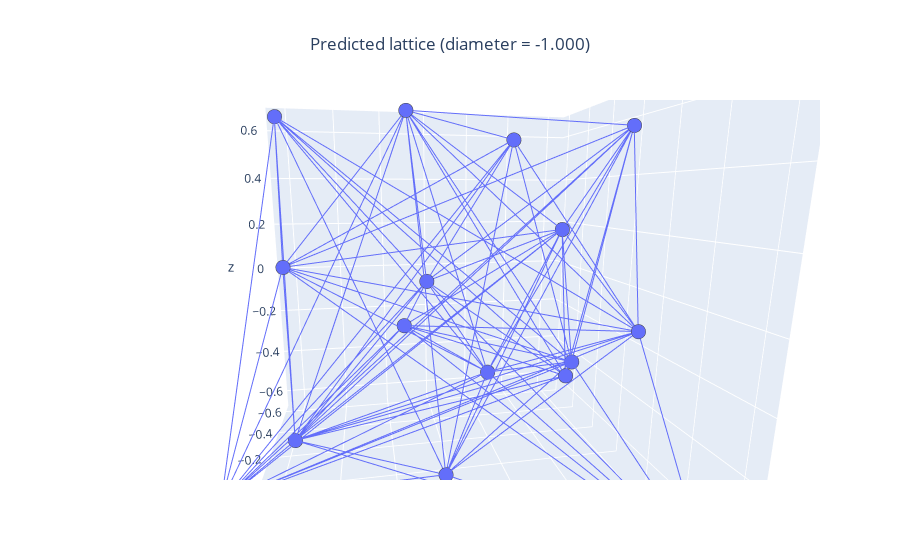

Notebook cell for this chart:
### Code cell
path = 'generated_mat/step50'
name = 'LatticeStiffness_lattice_3.npz'
plot_lattice_from_path(path, name,cutoff=1., max_num_neighbors_threshold=5)

### Figure 1 — Plotly figure (JSON) as saved in the notebook; plotly's stock layout.template omitted (floating-point values rounded to 4 significant figures)
{"data": [{"hovertemplate": "0=%{x}<br>1=%{y}<br>2=%{z}<extra></extra>", "legendgroup": "", "marker": {"color": "#636efa", "line": {"width": 5}, "size": 5, "symbol": "circle"}, "mode": "markers", "name": "", "scene": "scene", "showlegend": false, "type": "scatter3d", "x": [-0.2112, 0.1382, 0.6239, -0.6243, -0.5464, 0.5653, 0.1871, -0.5527, 0.5611, -0.1882, -0.1807, -0.2453, 0.6247, 0.1592, -0.5312, 0.1601], "y": [0.2834, 0.3771, 0.3159, -0.6395, -0.1172, -0.194, -0.04886, 0.2911, -0.6124, 0.557, -0.05711, -0.5875, 0.5701, 0.5505, 0.6395, -0.5163], "z": [0.5323, -0.2792, 0.02687, 0.6531, -0.2691, 0.4923, -0.5741, -0.5319, -0.3299, -0.3618, 0.006642, -0.6383, -0.6284, 0.5397, 0.1686, 0.1258]}, {"hovertemplate": "x=%{x}<br>y=%{y}<br>z=%{z}<extra></extra>", "legendgroup": "", "line": {"color": "#636efa", "dash": "solid"}, "marker": {"line": {"width": 5}, "size": 5, "symbol": "circle"}, "mode": "lines", "name": "", "scene": "scene", "showlegend": false, "type": "scatter3d", "x": [-0.2112, 0.6239], "y": [0.2834, 0.3159], "z": [0.5323, 0.02687]}, {"hovertemplate": "x=%{x}<br>y=%{y}<br>z=%{z}<extra></extra>", "legendgroup": "", "line": {"color": "#636efa", "dash": "solid"}, "marker": {"line": {"width": 5}, "size": 5, "symbol": "circle"}, "mode": "lines", "name": "", "scene": "scene", "showlegend": false, "type": "scatter3d", "x": [0.1382, -0.6243], "y": [0.3771, -0.6395], "z": [-0.2792, 0.6531]}, {"hovertemplate": "x=%{x}<br>y=%{y}<br>z=%{z}<extra></extra>", "legendgroup": "", "line": {"color": "#636efa", "dash": "solid"}, "marker": {"line": {"width": 5}, "size": 5, "symbol": "circle"}, "mode": "lines", "name": "", "scene": "scene", "showlegend": false, "type": "scatter3d", "x": [0.6239, -0.6243], "y": [0.3159, -0.6395], "z": [0.02687, 0.6531]}, {"hovertemplate": "x=%{x}<br>y=%{y}<br>z=%{z}<extra></extra>", "legendgroup": "", "line": {"color": "#636efa", "dash": "solid"}, "marker": {"line": {"width": 5}, "size": 5, "symbol": "circle"}, "mode": "lines", "name": "", "scene": "scene", "showlegend": false, "type": "scatter3d", "x": [0.1382, -0.5464], "y": [0.3771, -0.1172], "z": [-0.2792, -0.2691]}, {"hovertemplate": "x=%{x}<br>y=%{y}<br>z=%{z}<extra></extra>", "legendgroup": "", "line": {"color": "#636efa", "dash": "solid"}, "marker": {"line": {"width": 5}, "size": 5, "symbol": "circle"}, "mode": "lines", "name": "", "scene": "scene", "showlegend": false, "type": "scatter3d", "x": [0.6239, -0.5464], "y": [0.3159, -0.1172], "z": [0.02687, -0.2691]}, {"hovertemplate": "x=%{x}<br>y=%{y}<br>z=%{z}<extra></extra>", "legendgroup": "", "line": {"color": "#636efa", "dash": "solid"}, "marker": {"line": {"width": 5}, "size": 5, "symbol": "circle"}, "mode": "lines", "name": "", "scene": "scene", "showlegend": false, "type": "scatter3d", "x": [-0.2112, 0.5653], "y": [0.2834, -0.194], "z": [0.5323, 0.4923]}, {"hovertemplate": "x=%{x}<br>y=%{y}<br>z=%{z}<extra></extra>", "legendgroup": "", "line": {"color": "#636efa", "dash": "solid"}, "marker": {"line": {"width": 5}, "size": 5, "symbol": "circle"}, "mode": "lines", "name": "", "scene": "scene", "showlegend": false, "type": "scatter3d", "x": [0.1382, 0.5653], "y": [0.3771, -0.194], "z": [-0.2792, 0.4923]}, {"hovertemplate": "x=%{x}<br>y=%{y}<br>z=%{z}<extra></extra>", "legendgroup": "", "line": {"color": "#636efa", "dash": "solid"}, "marker": {"line": {"width": 5}, "size": 5, "symbol": "circle"}, "mode": "lines", "name": "", "scene": "scene", "showlegend": false, "type": "scatter3d", "x": [0.6239, 0.5653], "y": [0.3159, -0.194], "z": [0.02687, 0.4923]}, {"hovertemplate": "x=%{x}<br>y=%{y}<br>z=%{z}<extra></extra>", "legendgroup": "", "line": {"color": "#636efa", "dash": "solid"}, "marker": {"line": {"width": 5}, "size": 5, "symbol": "circle"}, "mode": "lines", "name": "", "scene": "scene", "showlegend": false, "type": "scatter3d", "x": [-0.2112, 0.1871], "y": [0.2834, -0.04886], "z": [0.5323, -0.5741]}, {"hovertemplate": "x=%{x}<br>y=%{y}<br>z=%{z}<extra></extra>", "legendgroup": "", "line": {"color": "#636efa", "dash": "solid"}, "marker": {"line": {"width": 5}, "size": 5, "symbol": "circle"}, "mode": "lines", "name": "", "scene": "scene", "showlegend": false, "type": "scatter3d", "x": [0.6239, 0.1871], "y": [0.3159, -0.04886], "z": [0.02687, -0.5741]}, {"hovertemplate": "x=%{x}<br>y=%{y}<br>z=%{z}<extra></extra>", "legendgroup": "", "line": {"color": "#636efa", "dash": "solid"}, "marker": {"line": {"width": 5}, "size": 5, "symbol": "circle"}, "mode": "lines", "name": "", "scene": "scene", "showlegend": false, "type": "scatter3d", "x": [-0.6243, 0.1871], "y": [-0.6395, -0.04886], "z": [0.6531, -0.5741]}, {"hovertemplate": "x=%{x}<br>y=%{y}<br>z=%{z}<extra></extra>", "legendgroup": "", "line": {"color": "#636efa", "dash": "solid"}, "marker": {"line": {"width": 5}, "size": 5, "symbol": "circle"}, "mode": "lines", "name": "", "scene": "scene", "showlegend": false, "type": "scatter3d", "x": [0.5653, 0.1871], "y": [-0.194, -0.04886], "z": [0.4923, -0.5741]}, {"hovertemplate": "x=%{x}<br>y=%{y}<br>z=%{z}<extra></extra>", "legendgroup": "", "line": {"color": "#636efa", "dash": "solid"}, "marker": {"line": {"width": 5}, "size": 5, "symbol": "circle"}, "mode": "lines", "name": "", "scene": "scene", "showlegend": false, "type": "scatter3d", "x": [0.6239, -0.5527], "y": [0.3159, 0.2911], "z": [0.02687, -0.5319]}, {"hovertemplate": "x=%{x}<br>y=%{y}<br>z=%{z}<extra></extra>", "legendgroup": "", "line": {"color": "#636efa", "dash": "solid"}, "marker": {"line": {"width": 5}, "size": 5, "symbol": "circle"}, "mode": "lines", "name": "", "scene": "scene", "showlegend": false, "type": "scatter3d", "x": [-0.6243, -0.5527], "y": [-0.6395, 0.2911], "z": [0.6531, -0.5319]}, {"hovertemplate": "x=%{x}<br>y=%{y}<br>z=%{z}<extra></extra>", "legendgroup": "", "line": {"color": "#636efa", "dash": "solid"}, "marker": {"line": {"width": 5}, "size": 5, "symbol": "circle"}, "mode": "lines", "name": "", "scene": "scene", "showlegend": false, "type": "scatter3d", "x": [-0.5464, -0.5527], "y": [-0.1172, 0.2911], "z": [-0.2691, -0.5319]}, {"hovertemplate": "x=%{x}<br>y=%{y}<br>z=%{z}<extra></extra>", "legendgroup": "", "line": {"color": "#636efa", "dash": "solid"}, "marker": {"line": {"width": 5}, "size": 5, "symbol": "circle"}, "mode": "lines", "name": "", "scene": "scene", "showlegend": false, "type": "scatter3d", "x": [0.5653, -0.5527], "y": [-0.194, 0.2911], "z": [0.4923, -0.5319]}, {"hovertemplate": "x=%{x}<br>y=%{y}<br>z=%{z}<extra></extra>", "legendgroup": "", "line": {"color": "#636efa", "dash": "solid"}, "marker": {"line": {"width": 5}, "size": 5, "symbol": "circle"}, "mode": "lines", "name": "", "scene": "scene", "showlegend": false, "type": "scatter3d", "x": [0.1871, -0.5527], "y": [-0.04886, 0.2911], "z": [-0.5741, -0.5319]}, {"hovertemplate": "x=%{x}<br>y=%{y}<br>z=%{z}<extra></extra>", "legendgroup": "", "line": {"color": "#636efa", "dash": "solid"}, "marker": {"line": {"width": 5}, "size": 5, "symbol": "circle"}, "mode": "lines", "name": "", "scene": "scene", "showlegend": false, "type": "scatter3d", "x": [-0.2112, 0.5611], "y": [0.2834, -0.6124], "z": [0.5323, -0.3299]}, {"hovertemplate": "x=%{x}<br>y=%{y}<br>z=%{z}<extra></extra>", "legendgroup": "", "line": {"color": "#636efa", "dash": "solid"}, "marker": {"line": {"width": 5}, "size": 5, "symbol": "circle"}, "mode": "lines", "name": "", "scene": "scene", "showlegend": false, "type": "scatter3d", "x": [0.1382, 0.5611], "y": [0.3771, -0.6124], "z": [-0.2792, -0.3299]}, {"hovertemplate": "x=%{x}<br>y=%{y}<br>z=%{z}<extra></extra>", "legendgroup": "", "line": {"color": "#636efa", "dash": "solid"}, "marker": {"line": {"width": 5}, "size": 5, "symbol": "circle"}, "mode": "lines", "name": "", "scene": "scene", "showlegend": false, "type": "scatter3d", "x": [0.6239, 0.5611], "y": [0.3159, -0.6124], "z": [0.02687, -0.3299]}, {"hovertemplate": "x=%{x}<br>y=%{y}<br>z=%{z}<extra></extra>", "legendgroup": "", "line": {"color": "#636efa", "dash": "solid"}, "marker": {"line": {"width": 5}, "size": 5, "symbol": "circle"}, "mode": "lines", "name": "", "scene": "scene", "showlegend": false, "type": "scatter3d", "x": [-0.6243, 0.5611], "y": [-0.6395, -0.6124], "z": [0.6531, -0.3299]}, {"hovertemplate": "x=%{x}<br>y=%{y}<br>z=%{z}<extra></extra>", "legendgroup": "", "line": {"color": "#636efa", "dash": "solid"}, "marker": {"line": {"width": 5}, "size": 5, "symbol": "circle"}, "mode": "lines", "name": "", "scene": "scene", "showlegend": false, "type": "scatter3d", "x": [-0.5464, 0.5611], "y": [-0.1172, -0.6124], "z": [-0.2691, -0.3299]}, {"hovertemplate": "x=%{x}<br>y=%{y}<br>z=%{z}<extra></extra>", "legendgroup": "", "line": {"color": "#636efa", "dash": "solid"}, "marker": {"line": {"width": 5}, "size": 5, "symbol": "circle"}, "mode": "lines", "name": "", "scene": "scene", "showlegend": false, "type": "scatter3d", "x": [0.5653, 0.5611], "y": [-0.194, -0.6124], "z": [0.4923, -0.3299]}, {"hovertemplate": "x=%{x}<br>y=%{y}<br>z=%{z}<extra></extra>", "legendgroup": "", "line": {"color": "#636efa", "dash": "solid"}, "marker": {"line": {"width": 5}, "size": 5, "symbol": "circle"}, "mode": "lines", "name": "", "scene": "scene", "showlegend": false, "type": "scatter3d", "x": [0.1871, 0.5611], "y": [-0.04886, -0.6124], "z": [-0.5741, -0.3299]}, {"hovertemplate": "x=%{x}<br>y=%{y}<br>z=%{z}<extra></extra>", "legendgroup": "", "line": {"color": "#636efa", "dash": "solid"}, "marker": {"line": {"width": 5}, "size": 5, "symbol": "circle"}, "mode": "lines", "name": "", "scene": "scene", "showlegend": false, "type": "scatter3d", "x": [-0.5527, 0.5611], "y": [0.2911, -0.6124], "z": [-0.5319, -0.3299]}, {"hovertemplate": "x=%{x}<br>y=%{y}<br>z=%{z}<extra></extra>", "legendgroup": "", "line": {"color": "#636efa", "dash": "solid"}, "marker": {"line": {"width": 5}, "size": 5, "symbol": "circle"}, "mode": "lines", "name": "", "scene": "scene", "showlegend": false, "type": "scatter3d", "x": [-0.2112, -0.1882], "y": [0.2834, 0.557], "z": [0.5323, -0.3618]}, {"hovertemplate": "x=%{x}<br>y=%{y}<br>z=%{z}<extra></extra>", "legendgroup": "", "line": {"color": "#636efa", "dash": "solid"}, "marker": {"line": {"width": 5}, "size": 5, "symbol": "circle"}, "mode": "lines", "name": "", "scene": "scene", "showlegend": false, "type": "scatter3d", "x": [-0.6243, -0.1882], "y": [-0.6395, 0.557], "z": [0.6531, -0.3618]}, {"hovertemplate": "x=%{x}<br>y=%{y}<br>z=%{z}<extra></extra>", "legendgroup": "", "line": {"color": "#636efa", "dash": "solid"}, "marker": {"line": {"width": 5}, "size": 5, "symbol": "circle"}, "mode": "lines", "name": "", "scene": "scene", "showlegend": false, "type": "scatter3d", "x": [-0.5464, -0.1882], "y": [-0.1172, 0.557], "z": [-0.2691, -0.3618]}, {"hovertemplate": "x=%{x}<br>y=%{y}<br>z=%{z}<extra></extra>", "legendgroup": "", "line": {"color": "#636efa", "dash": "solid"}, "marker": {"line": {"width": 5}, "size": 5, "symbol": "circle"}, "mode": "lines", "name": "", "scene": "scene", "showlegend": false, "type": "scatter3d", "x": [0.5653, -0.1882], "y": [-0.194, 0.557], "z": [0.4923, -0.3618]}, {"hovertemplate": "x=%{x}<br>y=%{y}<br>z=%{z}<extra></extra>", "legendgroup": "", "line": {"color": "#636efa", "dash": "solid"}, "marker": {"line": {"width": 5}, "size": 5, "symbol": "circle"}, "mode": "lines", "name": "", "scene": "scene", "showlegend": false, "type": "scatter3d", "x": [0.1871, -0.1882], "y": [-0.04886, 0.557], "z": [-0.5741, -0.3618]}, {"hovertemplate": "x=%{x}<br>y=%{y}<br>z=%{z}<extra></extra>", "legendgroup": "", "line": {"color": "#636efa", "dash": "solid"}, "marker": {"line": {"width": 5}, "size": 5, "symbol": "circle"}, "mode": "lines", "name": "", "scene": "scene", "showlegend": false, "type": "scatter3d", "x": [-0.5527, -0.1882], "y": [0.2911, 0.557], "z": [-0.5319, -0.3618]}, {"hovertemplate": "x=%{x}<br>y=%{y}<br>z=%{z}<extra></extra>", "legendgroup": "", "line": {"color": "#636efa", "dash": "solid"}, "marker": {"line": {"width": 5}, "size": 5, "symbol": "circle"}, "mode": "lines", "name": "", "scene": "scene", "showlegend": false, "type": "scatter3d", "x": [0.5611, -0.1882], "y": [-0.6124, 0.557], "z": [-0.3299, -0.3618]}, {"hovertemplate": "x=%{x}<br>y=%{y}<br>z=%{z}<extra></extra>", "legendgroup": "", "line": {"color": "#636efa", "dash": "solid"}, "marker": {"line": {"width": 5}, "size": 5, "symbol": "circle"}, "mode": "lines", "name": "", "scene": "scene", "showlegend": false, "type": "scatter3d", "x": [-0.2112, -0.1807], "y": [0.2834, -0.05711], "z": [0.5323, 0.006642]}, {"hovertemplate": "x=%{x}<br>y=%{y}<br>z=%{z}<extra></extra>", "legendgroup": "", "line": {"color": "#636efa", "dash": "solid"}, "marker": {"line": {"width": 5}, "size": 5, "symbol": "circle"}, "mode": "lines", "name": "", "scene": "scene", "showlegend": false, "type": "scatter3d", "x": [0.1382, -0.1807], "y": [0.3771, -0.05711], "z": [-0.2792, 0.006642]}, {"hovertemplate": "x=%{x}<br>y=%{y}<br>z=%{z}<extra></extra>", "legendgroup": "", "line": {"color": "#636efa", "dash": "solid"}, "marker": {"line": {"width": 5}, "size": 5, "symbol": "circle"}, "mode": "lines", "name": "", "scene": "scene", "showlegend": false, "type": "scatter3d", "x": [-0.6243, -0.1807], "y": [-0.6395, -0.05711], "z": [0.6531, 0.006642]}, {"hovertemplate": "x=%{x}<br>y=%{y}<br>z=%{z}<extra></extra>", "legendgroup": "", "line": {"color": "#636efa", "dash": "solid"}, "marker": {"line": {"width": 5}, "size": 5, "symbol": "circle"}, "mode": "lines", "name": "", "scene": "scene", "showlegend": false, "type": "scatter3d", "x": [-0.5464, -0.1807], "y": [-0.1172, -0.05711], "z": [-0.2691, 0.006642]}, {"hovertemplate": "x=%{x}<br>y=%{y}<br>z=%{z}<extra></extra>", "legendgroup": "", "line": {"color": "#636efa", "dash": "solid"}, "marker": {"line": {"width": 5}, "size": 5, "symbol": "circle"}, "mode": "lines", "name": "", "scene": "scene", "showlegend": false, "type": "scatter3d", "x": [0.5653, -0.1807], "y": [-0.194, -0.05711], "z": [0.4923, 0.006642]}, {"hovertemplate": "x=%{x}<br>y=%{y}<br>z=%{z}<extra></extra>", "legendgroup": "", "line": {"color": "#636efa", "dash": "solid"}, "marker": {"line": {"width": 5}, "size": 5, "symbol": "circle"}, "mode": "lines", "name": "", "scene": "scene", "showlegend": false, "type": "scatter3d", "x": [-0.5527, -0.1807], "y": [0.2911, -0.05711], "z": [-0.5319, 0.006642]}, {"hovertemplate": "x=%{x}<br>y=%{y}<br>z=%{z}<extra></extra>", "legendgroup": "", "line": {"color": "#636efa", "dash": "solid"}, "marker": {"line": {"width": 5}, "size": 5, "symbol": "circle"}, "mode": "lines", "name": "", "scene": "scene", "showlegend": false, "type": "scatter3d", "x": [0.5611, -0.1807], "y": [-0.6124, -0.05711], "z": [-0.3299, 0.006642]}, {"hovertemplate": "x=%{x}<br>y=%{y}<br>z=%{z}<extra></extra>", "legendgroup": "", "line": {"color": "#636efa", "dash": "solid"}, "marker": {"line": {"width": 5}, "size": 5, "symbol": "circle"}, "mode": "lines", "name": "", "scene": "scene", "showlegend": false, "type": "scatter3d", "x": [-0.2112, -0.2453], "y": [0.2834, -0.5875], "z": [0.5323, -0.6383]}, {"hovertemplate": "x=%{x}<br>y=%{y}<br>z=%{z}<extra></extra>", "legendgroup": "", "line": {"color": "#636efa", "dash": "solid"}, "marker": {"line": {"width": 5}, "size": 5, "symbol": "circle"}, "mode": "lines", "name": "", "scene": "scene", "showlegend": false, "type": "scatter3d", "x": [0.1382, -0.2453], "y": [0.3771, -0.5875], "z": [-0.2792, -0.6383]}, {"hovertemplate": "x=%{x}<br>y=%{y}<br>z=%{z}<extra></extra>", "legendgroup": "", "line": {"color": "#636efa", "dash": "solid"}, "marker": {"line": {"width": 5}, "size": 5, "symbol": "circle"}, "mode": "lines", "name": "", "scene": "scene", "showlegend": false, "type": "scatter3d", "x": [0.6239, -0.2453], "y": [0.3159, -0.5875], "z": [0.02687, -0.6383]}, {"hovertemplate": "x=%{x}<br>y=%{y}<br>z=%{z}<extra></extra>", "legendgroup": "", "line": {"color": "#636efa", "dash": "solid"}, "marker": {"line": {"width": 5}, "size": 5, "symbol": "circle"}, "mode": "lines", "name": "", "scene": "scene", "showlegend": false, "type": "scatter3d", "x": [-0.6243, -0.2453], "y": [-0.6395, -0.5875], "z": [0.6531, -0.6383]}, {"hovertemplate": "x=%{x}<br>y=%{y}<br>z=%{z}<extra></extra>", "legendgroup": "", "line": {"color": "#636efa", "dash": "solid"}, "marker": {"line": {"width": 5}, "size": 5, "symbol": "circle"}, "mode": "lines", "name": "", "scene": "scene", "showlegend": false, "type": "scatter3d", "x": [-0.5464, -0.2453], "y": [-0.1172, -0.5875], "z": [-0.2691, -0.6383]}, {"hovertemplate": "x=%{x}<br>y=%{y}<br>z=%{z}<extra></extra>", "legendgroup": "", "line": {"color": "#636efa", "dash": "solid"}, "marker": {"line": {"width": 5}, "size": 5, "symbol": "circle"}, "mode": "lines", "name": "", "scene": "scene", "showlegend": false, "type": "scatter3d", "x": [0.5653, -0.2453], "y": [-0.194, -0.5875], "z": [0.4923, -0.6383]}, {"hovertemplate": "x=%{x}<br>y=%{y}<br>z=%{z}<extra></extra>", "legendgroup": "", "line": {"color": "#636efa", "dash": "solid"}, "marker": {"line": {"width": 5}, "size": 5, "symbol": "circle"}, "mode": "lines", "name": "", "scene": "scene", "showlegend": false, "type": "scatter3d", "x": [0.1871, -0.2453], "y": [-0.04886, -0.5875], "z": [-0.5741, -0.6383]}, {"hovertemplate": "x=%{x}<br>y=%{y}<br>z=%{z}<extra></extra>", "legendgroup": "", "line": {"color": "#636efa", "dash": "solid"}, "marker": {"line": {"width": 5}, "size": 5, "symbol": "circle"}, "mode": "lines", "name": "", "scene": "scene", "showlegend": false, "type": "scatter3d", "x": [-0.5527, -0.2453], "y": [0.2911, -0.5875], "z": [-0.5319, -0.6383]}, {"hovertemplate": "x=%{x}<br>y=%{y}<br>z=%{z}<extra></extra>", "legendgroup": "", "line": {"color": "#636efa", "dash": "solid"}, "marker": {"line": {"width": 5}, "size": 5, "symbol": "circle"}, "mode": "lines", "name": "", "scene": "scene", "showlegend": false, "type": "scatter3d", "x": [0.5611, -0.2453], "y": [-0.6124, -0.5875], "z": [-0.3299, -0.6383]}, {"hovertemplate": "x=%{x}<br>y=%{y}<br>z=%{z}<extra></extra>", "legendgroup": "", "line": {"color": "#636efa", "dash": "solid"}, "marker": {"line": {"width": 5}, "size": 5, "symbol": "circle"}, "mode": "lines", "name": "", "scene": "scene", "showlegend": false, "type": "scatter3d", "x": [-0.1882, -0.2453], "y": [0.557, -0.5875], "z": [-0.3618, -0.6383]}, {"hovertemplate": "x=%{x}<br>y=%{y}<br>z=%{z}<extra></extra>", "legendgroup": "", "line": {"color": "#636efa", "dash": "solid"}, "marker": {"line": {"width": 5}, "size": 5, "symbol": "circle"}, "mode": "lines", "name": "", "scene": "scene", "showlegend": false, "type": "scatter3d", "x": [-0.1807, -0.2453], "y": [-0.05711, -0.5875], "z": [0.006642, -0.6383]}, {"hovertemplate": "x=%{x}<br>y=%{y}<br>z=%{z}<extra></extra>", "legendgroup": "", "line": {"color": "#636efa", "dash": "solid"}, "marker": {"line": {"width": 5}, "size": 5, "symbol": "circle"}, "mode": "lines", "name": "", "scene": "scene", "showlegend": false, "type": "scatter3d", "x": [0.6239, 0.6247], "y": [0.3159, 0.5701], "z": [0.02687, -0.6284]}, {"hovertemplate": "x=%{x}<br>y=%{y}<br>z=%{z}<extra></extra>", "legendgroup": "", "line": {"color": "#636efa", "dash": "solid"}, "marker": {"line": {"width": 5}, "size": 5, "symbol": "circle"}, "mode": "lines", "name": "", "scene": "scene", "showlegend": false, "type": "scatter3d", "x": [-0.5464, 0.6247], "y": [-0.1172, 0.5701], "z": [-0.2691, -0.6284]}, {"hovertemplate": "x=%{x}<br>y=%{y}<br>z=%{z}<extra></extra>", "legendgroup": "", "line": {"color": "#636efa", "dash": "solid"}, "marker": {"line": {"width": 5}, "size": 5, "symbol": "circle"}, "mode": "lines", "name": "", "scene": "scene", "showlegend": false, "type": "scatter3d", "x": [0.5653, 0.6247], "y": [-0.194, 0.5701], "z": [0.4923, -0.6284]}, {"hovertemplate": "x=%{x}<br>y=%{y}<br>z=%{z}<extra></extra>", "legendgroup": "", "line": {"color": "#636efa", "dash": "solid"}, "marker": {"line": {"width": 5}, "size": 5, "symbol": "circle"}, "mode": "lines", "name": "", "scene": "scene", "showlegend": false, "type": "scatter3d", "x": [0.1871, 0.6247], "y": [-0.04886, 0.5701], "z": [-0.5741, -0.6284]}, {"hovertemplate": "x=%{x}<br>y=%{y}<br>z=%{z}<extra></extra>", "legendgroup": "", "line": {"color": "#636efa", "dash": "solid"}, "marker": {"line": {"width": 5}, "size": 5, "symbol": "circle"}, "mode": "lines", "name": "", "scene": "scene", "showlegend": false, "type": "scatter3d", "x": [-0.5527, 0.6247], "y": [0.2911, 0.5701], "z": [-0.5319, -0.6284]}, {"hovertemplate": "x=%{x}<br>y=%{y}<br>z=%{z}<extra></extra>", "legendgroup": "", "line": {"color": "#636efa", "dash": "solid"}, "marker": {"line": {"width": 5}, "size": 5, "symbol": "circle"}, "mode": "lines", "name": "", "scene": "scene", "showlegend": false, "type": "scatter3d", "x": [0.5611, 0.6247], "y": [-0.6124, 0.5701], "z": [-0.3299, -0.6284]}, {"hovertemplate": "x=%{x}<br>y=%{y}<br>z=%{z}<extra></extra>", "legendgroup": "", "line": {"color": "#636efa", "dash": "solid"}, "marker": {"line": {"width": 5}, "size": 5, "symbol": "circle"}, "mode": "lines", "name": "", "scene": "scene", "showlegend": false, "type": "scatter3d", "x": [-0.1882, 0.6247], "y": [0.557, 0.5701], "z": [-0.3618, -0.6284]}, {"hovertemplate": "x=%{x}<br>y=%{y}<br>z=%{z}<extra></extra>", "legendgroup": "", "line": {"color": "#636efa", "dash": "solid"}, "marker": {"line": {"width": 5}, "size": 5, "symbol": "circle"}, "mode": "lines", "name": "", "scene": "scene", "showlegend": false, "type": "scatter3d", "x": [-0.1807, 0.6247], "y": [-0.05711, 0.5701], "z": [0.006642, -0.6284]}, {"hovertemplate": "x=%{x}<br>y=%{y}<br>z=%{z}<extra></extra>", "legendgroup": "", "line": {"color": "#636efa", "dash": "solid"}, "marker": {"line": {"width": 5}, "size": 5, "symbol": "circle"}, "mode": "lines", "name": "", "scene": "scene", "showlegend": false, "type": "scatter3d", "x": [-0.2453, 0.6247], "y": [-0.5875, 0.5701], "z": [-0.6383, -0.6284]}, {"hovertemplate": "x=%{x}<br>y=%{y}<br>z=%{z}<extra></extra>", "legendgroup": "", "line": {"color": "#636efa", "dash": "solid"}, "marker": {"line": {"width": 5}, "size": 5, "symbol": "circle"}, "mode": "lines", "name": "", "scene": "scene", "showlegend": false, "type": "scatter3d", "x": [0.1382, 0.1592], "y": [0.3771, 0.5505], "z": [-0.2792, 0.5397]}, {"hovertemplate": "x=%{x}<br>y=%{y}<br>z=%{z}<extra></extra>", "legendgroup": "", "line": {"color": "#636efa", "dash": "solid"}, "marker": {"line": {"width": 5}, "size": 5, "symbol": "circle"}, "mode": "lines", "name": "", "scene": "scene", "showlegend": false, "type": "scatter3d", "x": [0.6239, 0.1592], "y": [0.3159, 0.5505], "z": [0.02687, 0.5397]}, {"hovertemplate": "x=%{x}<br>y=%{y}<br>z=%{z}<extra></extra>", "legendgroup": "", "line": {"color": "#636efa", "dash": "solid"}, "marker": {"line": {"width": 5}, "size": 5, "symbol": "circle"}, "mode": "lines", "name": "", "scene": "scene", "showlegend": false, "type": "scatter3d", "x": [0.5653, 0.1592], "y": [-0.194, 0.5505], "z": [0.4923, 0.5397]}, {"hovertemplate": "x=%{x}<br>y=%{y}<br>z=%{z}<extra></extra>", "legendgroup": "", "line": {"color": "#636efa", "dash": "solid"}, "marker": {"line": {"width": 5}, "size": 5, "symbol": "circle"}, "mode": "lines", "name": "", "scene": "scene", "showlegend": false, "type": "scatter3d", "x": [0.1871, 0.1592], "y": [-0.04886, 0.5505], "z": [-0.5741, 0.5397]}, {"hovertemplate": "x=%{x}<br>y=%{y}<br>z=%{z}<extra></extra>", "legendgroup": "", "line": {"color": "#636efa", "dash": "solid"}, "marker": {"line": {"width": 5}, "size": 5, "symbol": "circle"}, "mode": "lines", "name": "", "scene": "scene", "showlegend": false, "type": "scatter3d", "x": [-0.5527, 0.1592], "y": [0.2911, 0.5505], "z": [-0.5319, 0.5397]}, {"hovertemplate": "x=%{x}<br>y=%{y}<br>z=%{z}<extra></extra>", "legendgroup": "", "line": {"color": "#636efa", "dash": "solid"}, "marker": {"line": {"width": 5}, "size": 5, "symbol": "circle"}, "mode": "lines", "name": "", "scene": "scene", "showlegend": false, "type": "scatter3d", "x": [0.5611, 0.1592], "y": [-0.6124, 0.5505], "z": [-0.3299, 0.5397]}, {"hovertemplate": "x=%{x}<br>y=%{y}<br>z=%{z}<extra></extra>", "legendgroup": "", "line": {"color": "#636efa", "dash": "solid"}, "marker": {"line": {"width": 5}, "size": 5, "symbol": "circle"}, "mode": "lines", "name": "", "scene": "scene", "showlegend": false, "type": "scatter3d", "x": [-0.1882, 0.1592], "y": [0.557, 0.5505], "z": [-0.3618, 0.5397]}, {"hovertemplate": "x=%{x}<br>y=%{y}<br>z=%{z}<extra></extra>", "legendgroup": "", "line": {"color": "#636efa", "dash": "solid"}, "marker": {"line": {"width": 5}, "size": 5, "symbol": "circle"}, "mode": "lines", "name": "", "scene": "scene", "showlegend": false, "type": "scatter3d", "x": [-0.1807, 0.1592], "y": [-0.05711, 0.5505], "z": [0.006642, 0.5397]}, {"hovertemplate": "x=%{x}<br>y=%{y}<br>z=%{z}<extra></extra>", "legendgroup": "", "line": {"color": "#636efa", "dash": "solid"}, "marker": {"line": {"width": 5}, "size": 5, "symbol": "circle"}, "mode": "lines", "name": "", "scene": "scene", "showlegend": false, "type": "scatter3d", "x": [-0.2453, 0.1592], "y": [-0.5875, 0.5505], "z": [-0.6383, 0.5397]}, {"hovertemplate": "x=%{x}<br>y=%{y}<br>z=%{z}<extra></extra>", "legendgroup": "", "line": {"color": "#636efa", "dash": "solid"}, "marker": {"line": {"width": 5}, "size": 5, "symbol": "circle"}, "mode": "lines", "name": "", "scene": "scene", "showlegend": false, "type": "scatter3d", "x": [0.1382, -0.5312], "y": [0.3771, 0.6395], "z": [-0.2792, 0.1686]}, {"hovertemplate": "x=%{x}<br>y=%{y}<br>z=%{z}<extra></extra>", "legendgroup": "", "line": {"color": "#636efa", "dash": "solid"}, "marker": {"line": {"width": 5}, "size": 5, "symbol": "circle"}, "mode": "lines", "name": "", "scene": "scene", "showlegend": false, "type": "scatter3d", "x": [0.6239, -0.5312], "y": [0.3159, 0.6395], "z": [0.02687, 0.1686]}, {"hovertemplate": "x=%{x}<br>y=%{y}<br>z=%{z}<extra></extra>", "legendgroup": "", "line": {"color": "#636efa", "dash": "solid"}, "marker": {"line": {"width": 5}, "size": 5, "symbol": "circle"}, "mode": "lines", "name": "", "scene": "scene", "showlegend": false, "type": "scatter3d", "x": [-0.5464, -0.5312], "y": [-0.1172, 0.6395], "z": [-0.2691, 0.1686]}, {"hovertemplate": "x=%{x}<br>y=%{y}<br>z=%{z}<extra></extra>", "legendgroup": "", "line": {"color": "#636efa", "dash": "solid"}, "marker": {"line": {"width": 5}, "size": 5, "symbol": "circle"}, "mode": "lines", "name": "", "scene": "scene", "showlegend": false, "type": "scatter3d", "x": [0.5653, -0.5312], "y": [-0.194, 0.6395], "z": [0.4923, 0.1686]}, {"hovertemplate": "x=%{x}<br>y=%{y}<br>z=%{z}<extra></extra>", "legendgroup": "", "line": {"color": "#636efa", "dash": "solid"}, "marker": {"line": {"width": 5}, "size": 5, "symbol": "circle"}, "mode": "lines", "name": "", "scene": "scene", "showlegend": false, "type": "scatter3d", "x": [0.1871, -0.5312], "y": [-0.04886, 0.6395], "z": [-0.5741, 0.1686]}, {"hovertemplate": "x=%{x}<br>y=%{y}<br>z=%{z}<extra></extra>", "legendgroup": "", "line": {"color": "#636efa", "dash": "solid"}, "marker": {"line": {"width": 5}, "size": 5, "symbol": "circle"}, "mode": "lines", "name": "", "scene": "scene", "showlegend": false, "type": "scatter3d", "x": [-0.5527, -0.5312], "y": [0.2911, 0.6395], "z": [-0.5319, 0.1686]}, {"hovertemplate": "x=%{x}<br>y=%{y}<br>z=%{z}<extra></extra>", "legendgroup": "", "line": {"color": "#636efa", "dash": "solid"}, "marker": {"line": {"width": 5}, "size": 5, "symbol": "circle"}, "mode": "lines", "name": "", "scene": "scene", "showlegend": false, "type": "scatter3d", "x": [0.5611, -0.5312], "y": [-0.6124, 0.6395], "z": [-0.3299, 0.1686]}, {"hovertemplate": "x=%{x}<br>y=%{y}<br>z=%{z}<extra></extra>", "legendgroup": "", "line": {"color": "#636efa", "dash": "solid"}, "marker": {"line": {"width": 5}, "size": 5, "symbol": "circle"}, "mode": "lines", "name": "", "scene": "scene", "showlegend": false, "type": "scatter3d", "x": [-0.1882, -0.5312], "y": [0.557, 0.6395], "z": [-0.3618, 0.1686]}, {"hovertemplate": "x=%{x}<br>y=%{y}<br>z=%{z}<extra></extra>", "legendgroup": "", "line": {"color": "#636efa", "dash": "solid"}, "marker": {"line": {"width": 5}, "size": 5, "symbol": "circle"}, "mode": "lines", "name": "", "scene": "scene", "showlegend": false, "type": "scatter3d", "x": [-0.1807, -0.5312], "y": [-0.05711, 0.6395], "z": [0.006642, 0.1686]}, {"hovertemplate": "x=%{x}<br>y=%{y}<br>z=%{z}<extra></extra>", "legendgroup": "", "line": {"color": "#636efa", "dash": "solid"}, "marker": {"line": {"width": 5}, "size": 5, "symbol": "circle"}, "mode": "lines", "name": "", "scene": "scene", "showlegend": false, "type": "scatter3d", "x": [-0.2453, -0.5312], "y": [-0.5875, 0.6395], "z": [-0.6383, 0.1686]}, {"hovertemplate": "x=%{x}<br>y=%{y}<br>z=%{z}<extra></extra>", "legendgroup": "", "line": {"color": "#636efa", "dash": "solid"}, "marker": {"line": {"width": 5}, "size": 5, "symbol": "circle"}, "mode": "lines", "name": "", "scene": "scene", "showlegend": false, "type": "scatter3d", "x": [0.1592, -0.5312], "y": [0.5505, 0.6395], "z": [0.5397, 0.1686]}, {"hovertemplate": "x=%{x}<br>y=%{y}<br>z=%{z}<extra></extra>", "legendgroup": "", "line": {"color": "#636efa", "dash": "solid"}, "marker": {"line": {"width": 5}, "size": 5, "symbol": "circle"}, "mode": "lines", "name": "", "scene": "scene", "showlegend": false, "type": "scatter3d", "x": [-0.2112, 0.1601], "y": [0.2834, -0.5163], "z": [0.5323, 0.1258]}, {"hovertemplate": "x=%{x}<br>y=%{y}<br>z=%{z}<extra></extra>", "legendgroup": "", "line": {"color": "#636efa", "dash": "solid"}, "marker": {"line": {"width": 5}, "size": 5, "symbol": "circle"}, "mode": "lines", "name": "", "scene": "scene", "showlegend": false, "type": "scatter3d", "x": [0.6239, 0.1601], "y": [0.3159, -0.5163], "z": [0.02687, 0.1258]}, {"hovertemplate": "x=%{x}<br>y=%{y}<br>z=%{z}<extra></extra>", "legendgroup": "", "line": {"color": "#636efa", "dash": "solid"}, "marker": {"line": {"width": 5}, "size": 5, "symbol": "circle"}, "mode": "lines", "name": "", "scene": "scene", "showlegend": false, "type": "scatter3d", "x": [-0.6243, 0.1601], "y": [-0.6395, -0.5163], "z": [0.6531, 0.1258]}, {"hovertemplate": "x=%{x}<br>y=%{y}<br>z=%{z}<extra></extra>", "legendgroup": "", "line": {"color": "#636efa", "dash": "solid"}, "marker": {"line": {"width": 5}, "size": 5, "symbol": "circle"}, "mode": "lines", "name": "", "scene": "scene", "showlegend": false, "type": "scatter3d", "x": [0.5653, 0.1601], "y": [-0.194, -0.5163], "z": [0.4923, 0.1258]}, {"hovertemplate": "x=%{x}<br>y=%{y}<br>z=%{z}<extra></extra>", "legendgroup": "", "line": {"color": "#636efa", "dash": "solid"}, "marker": {"line": {"width": 5}, "size": 5, "symbol": "circle"}, "mode": "lines", "name": "", "scene": "scene", "showlegend": false, "type": "scatter3d", "x": [-0.5527, 0.1601], "y": [0.2911, -0.5163], "z": [-0.5319, 0.1258]}, {"hovertemplate": "x=%{x}<br>y=%{y}<br>z=%{z}<extra></extra>", "legendgroup": "", "line": {"color": "#636efa", "dash": "solid"}, "marker": {"line": {"width": 5}, "size": 5, "symbol": "circle"}, "mode": "lines", "name": "", "scene": "scene", "showlegend": false, "type": "scatter3d", "x": [0.5611, 0.1601], "y": [-0.6124, -0.5163], "z": [-0.3299, 0.1258]}, {"hovertemplate": "x=%{x}<br>y=%{y}<br>z=%{z}<extra></extra>", "legendgroup": "", "line": {"color": "#636efa", "dash": "solid"}, "marker": {"line": {"width": 5}, "size": 5, "symbol": "circle"}, "mode": "lines", "name": "", "scene": "scene", "showlegend": false, "type": "scatter3d", "x": [-0.1882, 0.1601], "y": [0.557, -0.5163], "z": [-0.3618, 0.1258]}, {"hovertemplate": "x=%{x}<br>y=%{y}<br>z=%{z}<extra></extra>", "legendgroup": "", "line": {"color": "#636efa", "dash": "solid"}, "marker": {"line": {"width": 5}, "size": 5, "symbol": "circle"}, "mode": "lines", "name": "", "scene": "scene", "showlegend": false, "type": "scatter3d", "x": [-0.2453, 0.1601], "y": [-0.5875, -0.5163], "z": [-0.6383, 0.1258]}, {"hovertemplate": "x=%{x}<br>y=%{y}<br>z=%{z}<extra></extra>", "legendgroup": "", "line": {"color": "#636efa", "dash": "solid"}, "marker": {"line": {"width": 5}, "size": 5, "symbol": "circle"}, "mode": "lines", "name": "", "scene": "scene", "showlegend": false, "type": "scatter3d", "x": [0.6247, 0.1601], "y": [0.5701, -0.5163], "z": [-0.6284, 0.1258]}, {"hovertemplate": "x=%{x}<br>y=%{y}<br>z=%{z}<extra></extra>", "legendgroup": "", "line": {"color": "#636efa", "dash": "solid"}, "marker": {"line": {"width": 5}, "size": 5, "symbol": "circle"}, "mode": "lines", "name": "", "scene": "scene", "showlegend": false, "type": "scatter3d", "x": [0.1592, 0.1601], "y": [0.5505, -0.5163], "z": [0.5397, 0.1258]}, {"hovertemplate": "x=%{x}<br>y=%{y}<br>z=%{z}<extra></extra>", "legendgroup": "", "line": {"color": "#636efa", "dash": "solid"}, "marker": {"line": {"width": 5}, "size": 5, "symbol": "circle"}, "mode": "lines", "name": "", "scene": "scene", "showlegend": false, "type": "scatter3d", "x": [-0.5312, 0.1601], "y": [0.6395, -0.5163], "z": [0.1686, 0.1258]}], "layout": {"autosize": true, "scene": {"aspectmode": "auto", "aspectratio": {"x": 0.9811, "y": 1.005, "z": 1.014}, "camera": {"center": {"x": 0, "y": 0, "z": 0}, "eye": {"x": 1.126, "y": -0.209, "z": 0.2373}, "projection": {"type": "perspective"}, "up": {"x": 0, "y": 0, "z": 1}}}, "title": {"text": "Predicted lattice (diameter = -1.000)", "x": 0.5}}}
